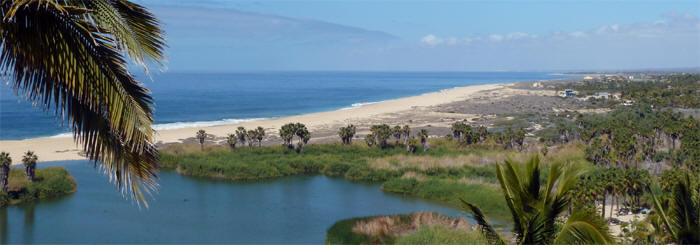
#> input picture input/beaches1.jpg, 700 x 245 px; its folder holds only this picture in this run
$ python HistEqual_CLAHE_BandW.py   (Python 2 division)
#> lines starting #> are read from the running program, lines starting #| are printed output that depends on the picture
# Contrast Limited Adaptive Histogram Equalization
#   https://en.wikipedia.org/wiki/Adaptive_histogram_equalization
#   http://docs.opencv.org/3.1.0/d5/daf/tutorial_py_histogram_equalization.html

import numpy as np
import cv2
import os

rootdir = 'input'
proc_dir = 'processed'

cLimit = 2.0  #Threshold for contrast limiting
tileGridSizeX = 8  # Size of grid for histogram equalization. Input image will be divided into equally sized rectangular tiles. tileGridSize defines the number of tiles in row and column.
tileGridSizeY = 8

for subdir, dirs, files in os.walk(rootdir):
    for file in files:
        print file

        img = cv2.imread(os.path.join(subdir, file))
#> img is the input picture: shape (245, 700, 3); mean B, G, R 121.9, 116.8, 98.6
        img = cv2.cvtColor(img, cv2.COLOR_BGR2GRAY)
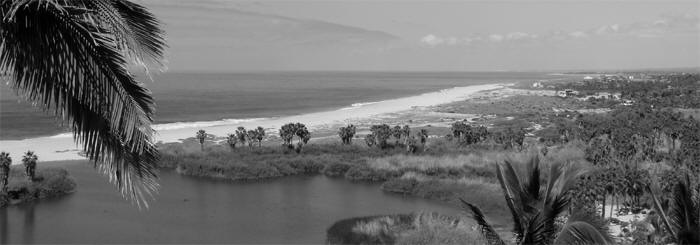
#> img: shape (245, 700); min 0, max 251, mean 112
        clahe = cv2.createCLAHE(clipLimit=cLimit, tileGridSize=(tileGridSizeX,tileGridSizeY))
        img = clahe.apply(img)
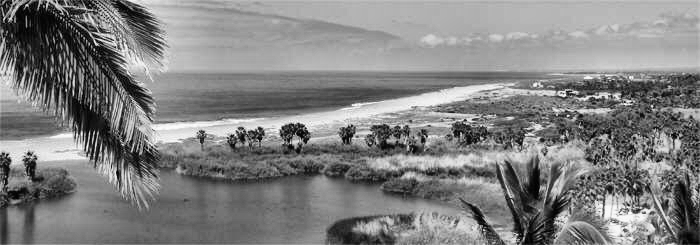
#> img: shape (245, 700); min 0, max 254, mean 128.9

        print_name = "%s" %(file)
        print_name = "%s\%s" %(proc_dir,print_name)
        print_name = print_name.lower()

        cv2.imwrite(print_name, img)

        print print_name

$ run again, on input/beaches5.jpg
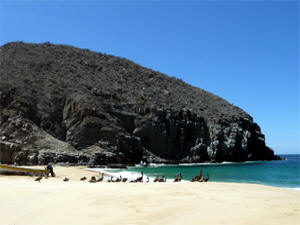
#> input picture input/beaches5.jpg, 300 x 225 px
#> img is the input picture: shape (225, 300, 3); mean B, G, R 150.1, 127.9, 102.2
#> `img = cv2.cvtColor(img, cv2.COLOR_BGR2GRAY)`:
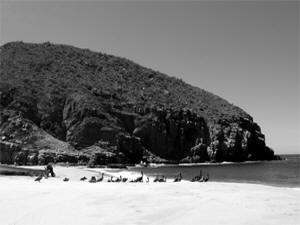
#> img: shape (225, 300); min 0, max 255, mean 122.7
#> `img = clahe.apply(img)`:
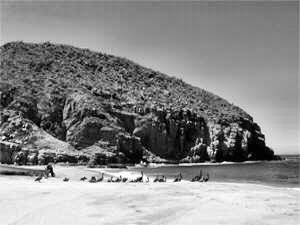
#> img: shape (225, 300); min 1, max 255, mean 138.5

$ run again, on input/beaches6.jpg
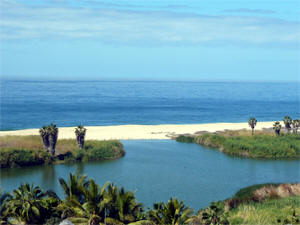
#> input picture input/beaches6.jpg, 300 x 225 px
#> img is the input picture: shape (225, 300, 3); mean B, G, R 170.5, 156.8, 111.3
#> `img = cv2.cvtColor(img, cv2.COLOR_BGR2GRAY)`:
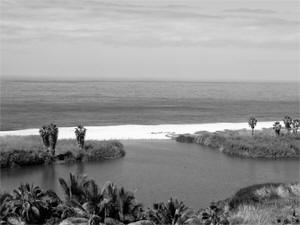
#> img: shape (225, 300); min 0, max 253, mean 144.8
#> `img = clahe.apply(img)`:
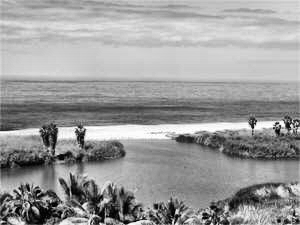
#> img: shape (225, 300); min 0, max 255, mean 154.9

$ run again, on input/beaches7.jpg
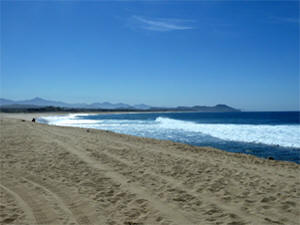
#> input picture input/beaches7.jpg, 300 x 225 px
#> img is the input picture: shape (225, 300, 3); mean B, G, R 155.6, 128.9, 93.7
#> `img = cv2.cvtColor(img, cv2.COLOR_BGR2GRAY)`:
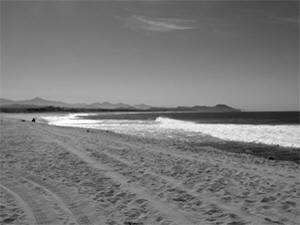
#> img: shape (225, 300); min 1, max 255, mean 121.5
#> `img = clahe.apply(img)`:
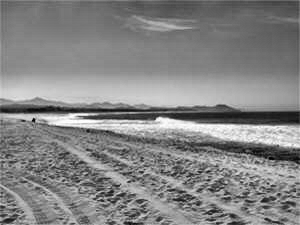
#> img: shape (225, 300); min 1, max 255, mean 132.3

$ run again, on input/beaches2.jpg
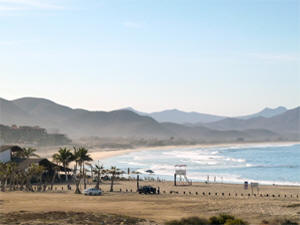
#> input picture input/beaches2.jpg, 300 x 225 px
#> img is the input picture: shape (225, 300, 3); mean B, G, R 187.7, 186.9, 181.3
#> `img = cv2.cvtColor(img, cv2.COLOR_BGR2GRAY)`:
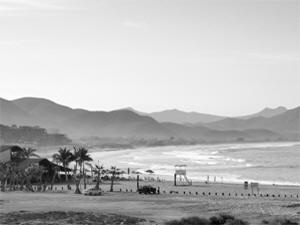
#> img: shape (225, 300); min 2, max 255, mean 185.3
#> `img = clahe.apply(img)`:
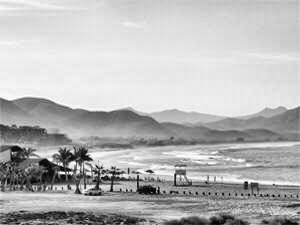
#> img: shape (225, 300); min 1, max 255, mean 183.3
